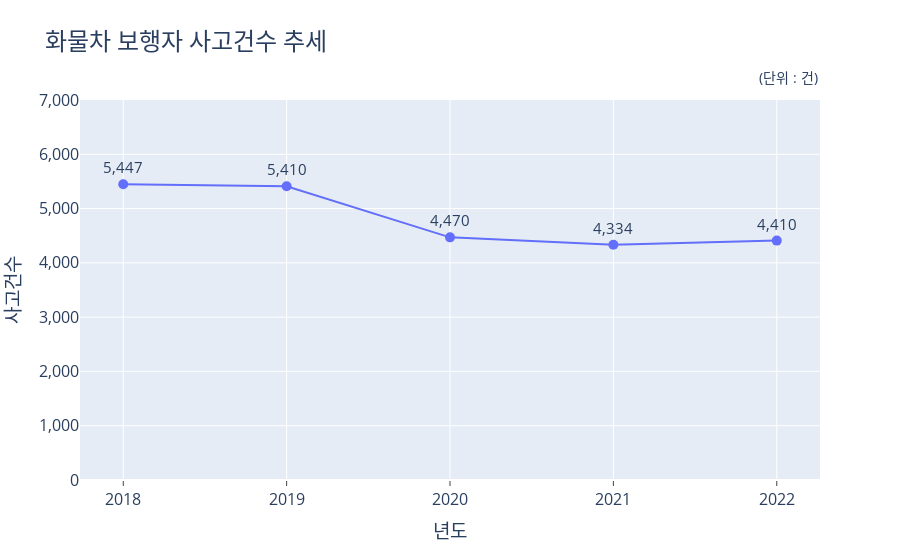

Source (notebook cell):
### Code cell
# Plotly를 사용하여 추세 시각화
fig = px.line(filtered_data3, x='년도', y='사고건수', title='화물차 보행자 사고건수 추세', markers=True, text=filtered_data3['사고건수'].apply('{:,}'.format))
fig.update_layout(title_font=dict(size=24))
fig.update_xaxes(ticks="outside", dtick=1, title_font=dict(size=19), tickfont=dict(size=16))
fig.update_yaxes(tickformat=',d', title_font=dict(size=19), tickfont=dict(size=16), range=[0, 7000])
fig.update_traces(marker=dict(size=10), textposition='top center', textfont=dict(size=15))
# 그래프 우측 상단에 주석 추가
fig.add_annotation(text="(단위 : 건)",
                   xref="paper", yref="paper",
                   x=1, y=1.09,  # 조정하여 위치 조절 가능
                   showarrow=False,
                   font=dict(size=14))
fig.show()

### Figure 1 — Plotly figure (JSON) as saved in the notebook; plotly's stock layout.template omitted (floating-point values rounded to 4 significant figures)
{"data": [{"hovertemplate": "년도=%{x}<br>사고건수=%{y}<br>text=%{text}<extra></extra>", "legendgroup": "", "line": {"color": "#636efa", "dash": "solid"}, "marker": {"size": 10, "symbol": "circle"}, "mode": "lines+text+markers", "name": "", "orientation": "v", "showlegend": false, "text": ["4,410", "4,334", "4,470", "5,410", "5,447"], "textfont": {"size": 15}, "textposition": "top center", "type": "scatter", "x": [2022, 2021, 2020, 2019, 2018], "xaxis": "x", "y": [4410, 4334, 4470, 5410, 5447], "yaxis": "y"}], "layout": {"annotations": [{"font": {"size": 14}, "showarrow": false, "text": "(단위 : 건)", "x": 1, "xref": "paper", "y": 1.09, "yref": "paper"}], "legend": {"tracegroupgap": 0}, "title": {"font": {"size": 24}, "text": "화물차 보행자 사고건수 추세"}, "xaxis": {"anchor": "y", "domain": [0, 1], "dtick": 1, "tickfont": {"size": 16}, "ticks": "outside", "title": {"font": {"size": 19}, "text": "년도"}}, "yaxis": {"anchor": "x", "domain": [0, 1], "range": [0, 7000], "tickfont": {"size": 16}, "tickformat": ",d", "title": {"font": {"size": 19}, "text": "사고건수"}}}}
